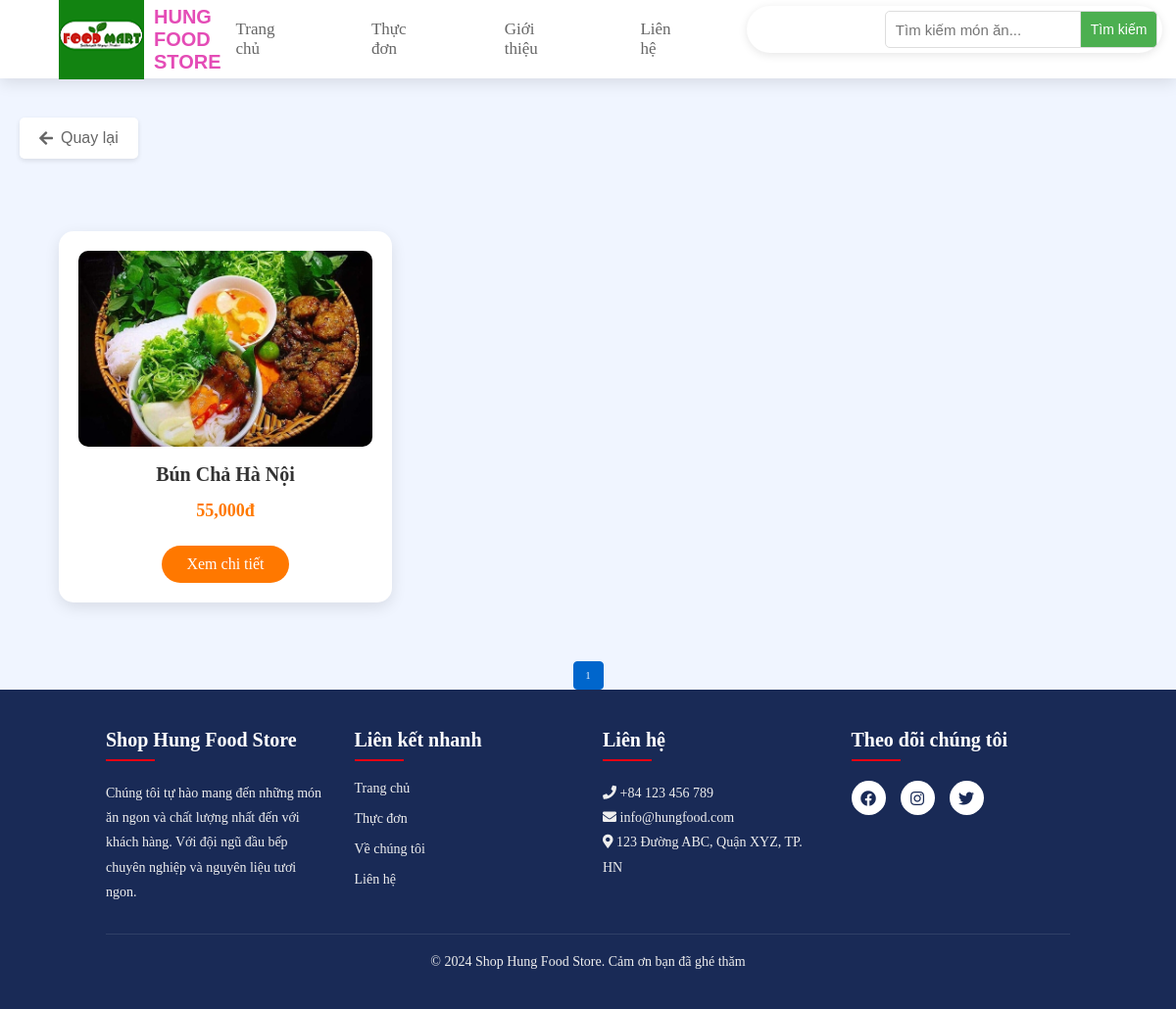
/search.php?keyword=Bún Chả Hà Nội, run on the app's committed database.
### tables this page shows
CREATE TABLE `products` (
  `id` int(11) NOT NULL,
  `name` varchar(255) NOT NULL,
  `description` text DEFAULT NULL,
  `price` decimal(10,2) NOT NULL,
  `old_price` decimal(10,2) DEFAULT NULL,
  `image` varchar(255) DEFAULT NULL,
  `category` varchar(100) DEFAULT NULL,
  `rating` decimal(2,1) DEFAULT NULL,
  `created_at` timestamp NOT NULL DEFAULT current_timestamp(),
  `is_featured` tinyint(1) DEFAULT 0,
  `is_on_sale` tinyint(1) DEFAULT 0,
  `is_new` tinyint(1) DEFAULT 0
);

### search.php (the view, shortened to what this page needs)
<?php
include 'config/database.php';
$keyword = isset($_GET['keyword']) ? trim($_GET['keyword']) : '';
$page = isset($_GET['page']) ? (int)$_GET['page'] : 1;
$limit = 3;
$offset = ($page - 1) * $limit;
try {
    $stmt = $conn->prepare("SELECT * FROM products WHERE LOWER(name) LIKE LOWER(:keyword) LIMIT :limit OFFSET :offset");
    $stmt->bindValue(':keyword', "%$keyword%", PDO::PARAM_STR);
    $stmt->bindValue(':limit', $limit, PDO::PARAM_INT);
    $stmt->bindValue(':offset', $offset, PDO::PARAM_INT);
    $stmt->execute();
    $results = $stmt->fetchAll(PDO::FETCH_ASSOC);
    $count_stmt = $conn->prepare("SELECT COUNT(*) FROM products WHERE LOWER(name) LIKE LOWER(:keyword)");
    $count_stmt->execute(['keyword' => "%$keyword%"]);
    $total_products = $count_stmt->fetchColumn();
    $total_pages = ceil($total_products / $limit);
} catch(PDOException $e) {
    echo "Error: " . $e->getMessage();
}
?>
<!DOCTYPE html>
<html lang="vi">
<head>
    <link rel="stylesheet" href="https://cdnjs.cloudflare.com/ajax/libs/font-awesome/5.15.4/css/all.min.css">
    <link rel="stylesheet" href="style.css">
</head>
<body>
    <?php include 'header.php'; ?>
    <div class="search-result-container">
        <div class="search-result-heading">
            <span class="search-text">Kết quả tìm kiếm cho</span>
            "<span class="search-keyword"><?php echo htmlspecialchars($keyword); ?></span>"
            <span class="search-count">(<?php echo $total_products; ?> sản phẩm)</span>
        </div>
    </div>
    <div class="container">
        <button onclick="history.back()" class="back-btn">
            <i class="fas fa-arrow-left"></i> Quay lại
        </button>
        <div class="search-results">
            <div class="products-container">
                <?php if(!empty($results)): ?>
                    <?php foreach($results as $row): ?>
                        <div class="product-box">
                            <img src="images/<?php echo htmlspecialchars($row['image']); ?>" alt="<?php echo htmlspecialchars($row['name']); ?>">
                            <h3><?php echo htmlspecialchars($row['name']); ?></h3>
                            <p class="price"><?php echo number_format($row['price']); ?>đ</p>
                            <a href="product-detail.php?id=<?php echo $row['id']; ?>" class="btn">Xem chi tiết</a>
                        </div>
                    <?php endforeach; ?>
                <?php else: ?>
                    <p class="no-results">Không tìm thấy sản phẩm nào phù hợp với từ khóa "<?php echo htmlspecialchars($keyword); ?>"</p>
                <?php endif; ?>
            </div>
        </div>
        <div class="pagination">
            <?php for ($i = 1; $i <= $total_pages; $i++): ?>
                <a href="?keyword=<?php echo urlencode($keyword); ?>&page=<?php echo $i; ?>" class="<?php if ($i == $page) echo 'active'; ?>"><?php echo $i; ?></a>
            <?php endfor; ?>
        </div>
    </div>
    <?php include 'footer.php'; ?>
</body>
</html>

### style.css (style rules this page uses)
:root { --primary: #e60012; --black: #192a56; --light-color: #666; --box-shadow: 0 .5rem 1.5rem rgba(0,0,0,.1); }
* { margin: 0; padding: 0; box-sizing: border-box; text-decoration: none; outline: none; border: none; transition: all .2s linear; }
html { font-size: 62.5%; overflow-x: hidden; scroll-padding-top: 5.5rem; scroll-behavior: smooth; }
.btn { margin-top: 1rem; display: inline-block; font-size: 1.7rem; color: #fff; background: var(--primary); border-radius: .5rem; cursor: pointer; padding: .8rem 3rem; transition: .2s linear; }
.pagination { display: flex; justify-content: center; gap: 5px; margin-top: 20px; }
.pagination a { padding: 8px 12px; border: 1px solid #dee2e6; border-radius: 4px; color: #0066cc; text-decoration: none; transition: all 0.3s ease; }
.pagination a.active { background: #0066cc; color: #fff; border-color: #0066cc; }
.pagination { text-align: center; margin-top: 2rem; }
body { min-height: 100vh; display: flex; flex-direction: column; background-color: #f0f5ff; }
.search-results { margin-top: 120px; padding: 20px 5%; }
.products-container { display: grid; grid-template-columns: repeat(auto-fill, minmax(300px, 1fr)); gap: 30px; padding: 20px 0; }
.product-box { background: #fff; border-radius: 15px; padding: 20px; text-align: center; box-shadow: 0 5px 15px rgba(0,0,0,0.1); }
.product-box img { width: 100%; height: 200px; object-fit: cover; border-radius: 10px; }
.product-box h3 { font-size: 2rem; color: #333; margin: 15px 0; }
.product-box .price { font-size: 1.8rem; color: #ff7800; font-weight: bold; margin-bottom: 15px; }
.product-box .btn { display: inline-block; padding: 10px 25px; background: #ff7800; color: #fff; font-size: 1.6rem; border-radius: 25px; text-decoration: none; transition: background 0.3s ease; }
.back-btn { position: fixed; top: 120px; left: 20px; padding: 12px 20px; background: #fff; border: none; border-radius: 5px; box-shadow: 0 2px 5px rgba(0,0,0,0.1); color: #666; cursor: pointer; font-size: 1.6rem; display: flex; align-items: center; gap: 8px; transition: all 0.3s ease; z-index: 100; }
.search-result-heading { padding: 15px 20px; margin-bottom: 20px; font-size: 20px; background-color: #f0f5ff; border-radius: 5px; text-align: left; box-shadow: 0 1px 3px rgba(0,0,0,0.08); }
.search-text { font-weight: 600; color: #333; }
.search-keyword { color: #ff6b6b; font-weight: 700; font-size: 22px; }
.search-count { color: #666; font-weight: 500; }

### data on the page
products: image (picture), name "Bún Chả Hà Nội", price "55,000"
